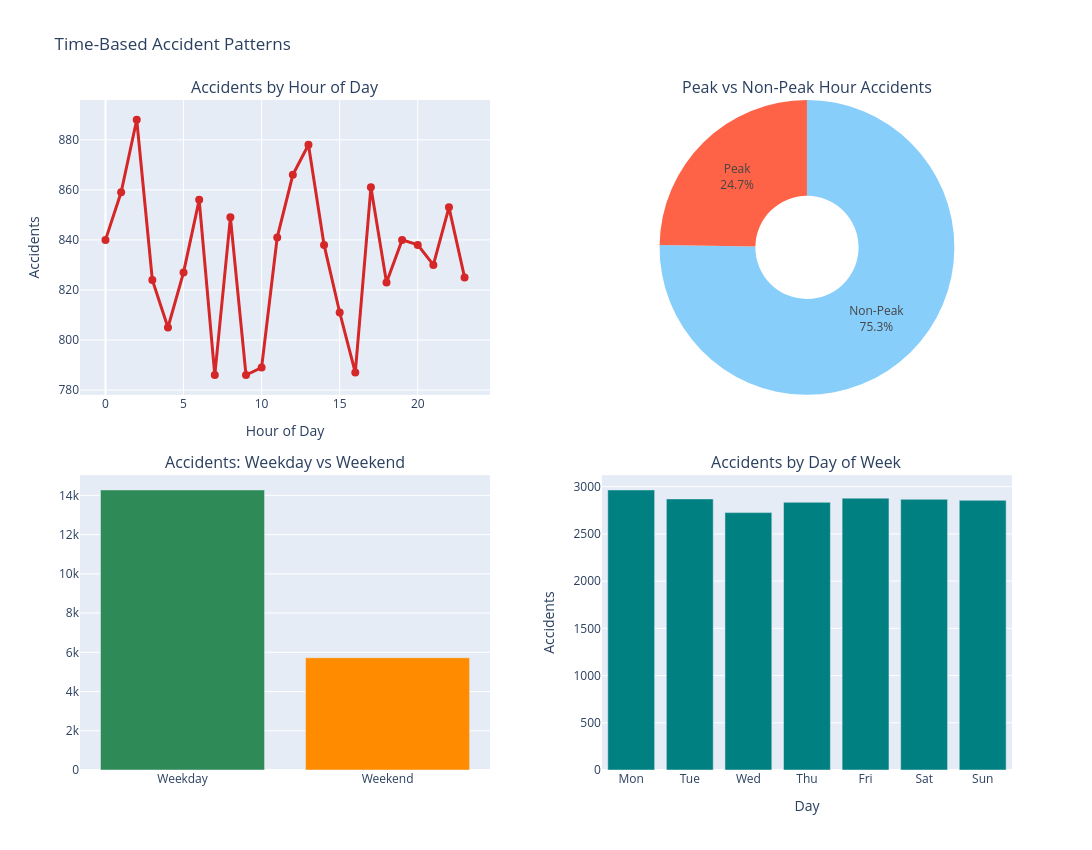

Notebook source saved alongside this figure:
### Markdown cell above
## 6. Hidden Pattern #1: Peak Hours & Time-Based Patterns

### Code cell
# Accidents by hour of day
hourly_accidents = df.groupby('hour').size()
peak_hour_dist = df['is_peak_hour'].map({0: 'Non-Peak', 1: 'Peak'}).value_counts()
weekend_dist = df['is_weekend'].map({0: 'Weekday', 1: 'Weekend'}).value_counts()
day_order = ['Monday', 'Tuesday', 'Wednesday', 'Thursday', 'Friday', 'Saturday', 'Sunday']
daily_accidents = df['day_of_week'].value_counts().reindex(day_order)

fig = make_subplots(
    rows=2, cols=2,
    subplot_titles=[
        'Accidents by Hour of Day',
        'Peak vs Non-Peak Hour Accidents',
        'Accidents: Weekday vs Weekend',
        'Accidents by Day of Week'
    ],
    specs=[[{"type":"xy"}, {"type":"domain"}], [{"type":"xy"}, {"type":"xy"}]],
    horizontal_spacing=0.12,
    vertical_spacing=0.12
)

fig.add_trace(
    go.Scatter(x=hourly_accidents.index, y=hourly_accidents.values,
               mode='lines+markers', line=dict(color='#D62728', width=3), marker=dict(size=8),
               hovertemplate='Hour %{x}: %{y} accidents<extra></extra>'),
    row=1, col=1
)
fig.add_trace(
    go.Pie(labels=peak_hour_dist.index, values=peak_hour_dist.values,
           hole=0.35, marker_colors=['lightskyblue', 'tomato'], textinfo='percent+label'),
    row=1, col=2
)
fig.add_trace(
    go.Bar(x=weekend_dist.index, y=weekend_dist.values, marker_color=['seagreen', 'darkorange'],
           hovertemplate='%{x}: %{y} accidents<extra></extra>'),
    row=2, col=1
)
fig.add_trace(
    go.Bar(x=[d[:3] for d in day_order], y=daily_accidents.values,
           marker_color='teal', hovertemplate='%{x}: %{y}<extra></extra>'),
    row=2, col=2
)

fig.update_xaxes(title_text='Hour of Day', row=1, col=1)
fig.update_yaxes(title_text='Accidents', row=1, col=1)
fig.update_xaxes(title_text='Day', row=2, col=2)
fig.update_yaxes(title_text='Accidents', row=2, col=2)

fig.update_layout(
    title_text='Time-Based Accident Patterns',
    height=850,
    width=1200,
    showlegend=False
)
fig.show()

print("\n" + "="*80)
print("TIME-BASED PATTERNS INSIGHTS")
print("="*80)
print(f"\nPeak Hour Accidents: {peak_hour_dist.get('Peak', 0)} ({peak_hour_dist.get('Peak', 0)/len(df)*100:.1f}%)")
print(f"Most dangerous hour: {hourly_accidents.idxmax()} (hour) with {hourly_accidents.max()} accidents")
print(f"Safest hour: {hourly_accidents.idxmin()} (hour) with {hourly_accidents.min()} accidents")
print(f"\nWeekend Accidents: {weekend_dist.get('Weekend', 0)} ({weekend_dist.get('Weekend', 0)/len(df)*100:.1f}%)")
print(f"Most dangerous day: {daily_accidents.idxmax()} with {daily_accidents.max()} accidents")

### Figure 1 — Plotly figure (JSON) as saved in the notebook; plotly's stock layout.template omitted (floating-point values rounded to 4 significant figures)
{"data": [{"hovertemplate": "Hour %{x}: %{y} accidents<extra></extra>", "line": {"color": "#D62728", "width": 3}, "marker": {"size": 8}, "mode": "lines+markers", "type": "scatter", "x": [0, 1, 2, 3, 4, 5, 6, 7, 8, 9, 10, 11, 12, 13, 14, 15, 16, 17, 18, 19, 20, 21, 22, 23], "xaxis": "x", "y": [840, 859, 888, 824, 805, 827, 856, 786, 849, 786, 789, 841, 866, 878, 838, 811, 787, 861, 823, 840, 838, 830, 853, 825], "yaxis": "y"}, {"domain": {"x": [0.56, 1], "y": [0.56, 1]}, "hole": 0.35, "labels": ["Non-Peak", "Peak"], "marker": {"colors": ["lightskyblue", "tomato"]}, "textinfo": "percent+label", "type": "pie", "values": [15052, 4948]}, {"hovertemplate": "%{x}: %{y} accidents<extra></extra>", "marker": {"color": ["seagreen", "darkorange"]}, "type": "bar", "x": ["Weekday", "Weekend"], "xaxis": "x2", "y": [14277, 5723], "yaxis": "y2"}, {"hovertemplate": "%{x}: %{y}<extra></extra>", "marker": {"color": "teal"}, "type": "bar", "x": ["Mon", "Tue", "Wed", "Thu", "Fri", "Sat", "Sun"], "xaxis": "x3", "y": [2966, 2871, 2726, 2835, 2879, 2867, 2856], "yaxis": "y3"}], "layout": {"annotations": [{"font": {"size": 16}, "showarrow": false, "text": "Accidents by Hour of Day", "x": 0.22, "xanchor": "center", "xref": "paper", "y": 1, "yanchor": "bottom", "yref": "paper"}, {"font": {"size": 16}, "showarrow": false, "text": "Peak vs Non-Peak Hour Accidents", "x": 0.78, "xanchor": "center", "xref": "paper", "y": 1, "yanchor": "bottom", "yref": "paper"}, {"font": {"size": 16}, "showarrow": false, "text": "Accidents: Weekday vs Weekend", "x": 0.22, "xanchor": "center", "xref": "paper", "y": 0.44, "yanchor": "bottom", "yref": "paper"}, {"font": {"size": 16}, "showarrow": false, "text": "Accidents by Day of Week", "x": 0.78, "xanchor": "center", "xref": "paper", "y": 0.44, "yanchor": "bottom", "yref": "paper"}], "height": 850, "showlegend": false, "title": {"text": "Time-Based Accident Patterns"}, "width": 1200, "xaxis": {"anchor": "y", "domain": [0, 0.44], "title": {"text": "Hour of Day"}}, "xaxis2": {"anchor": "y2", "domain": [0, 0.44]}, "xaxis3": {"anchor": "y3", "domain": [0.56, 1], "title": {"text": "Day"}}, "yaxis": {"anchor": "x", "domain": [0.56, 1], "title": {"text": "Accidents"}}, "yaxis2": {"anchor": "x2", "domain": [0, 0.44]}, "yaxis3": {"anchor": "x3", "domain": [0, 0.44], "title": {"text": "Accidents"}}}}
